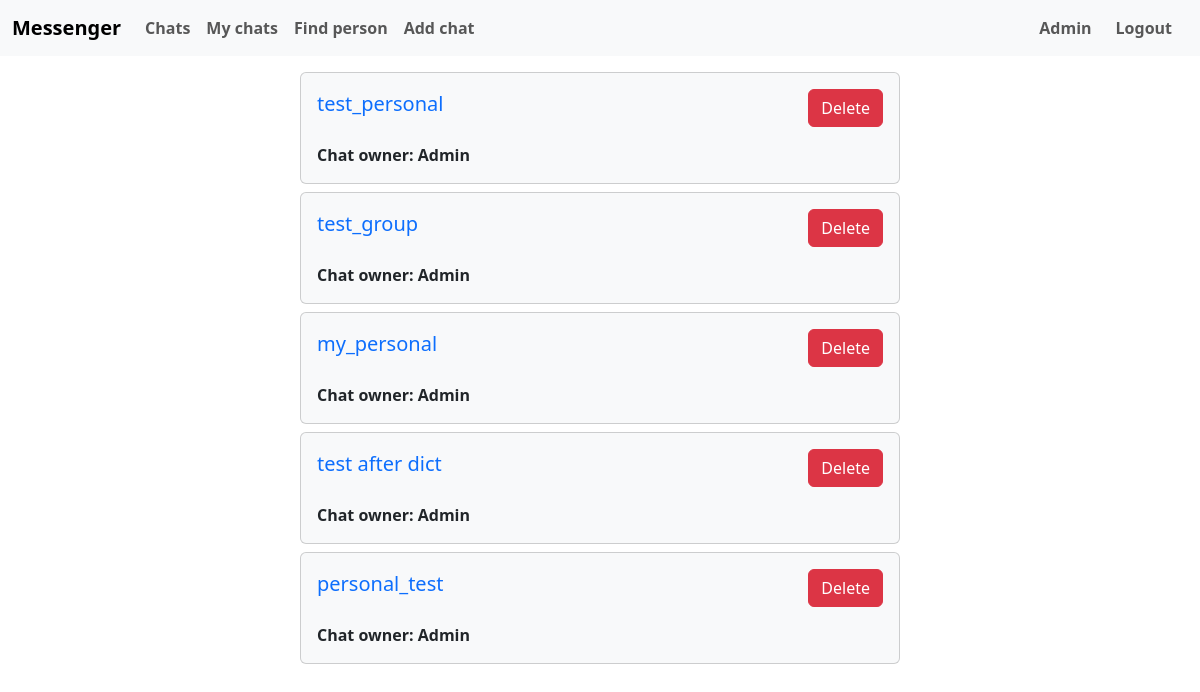
Page /chat/user_chats (signed in) on the earlier database version.
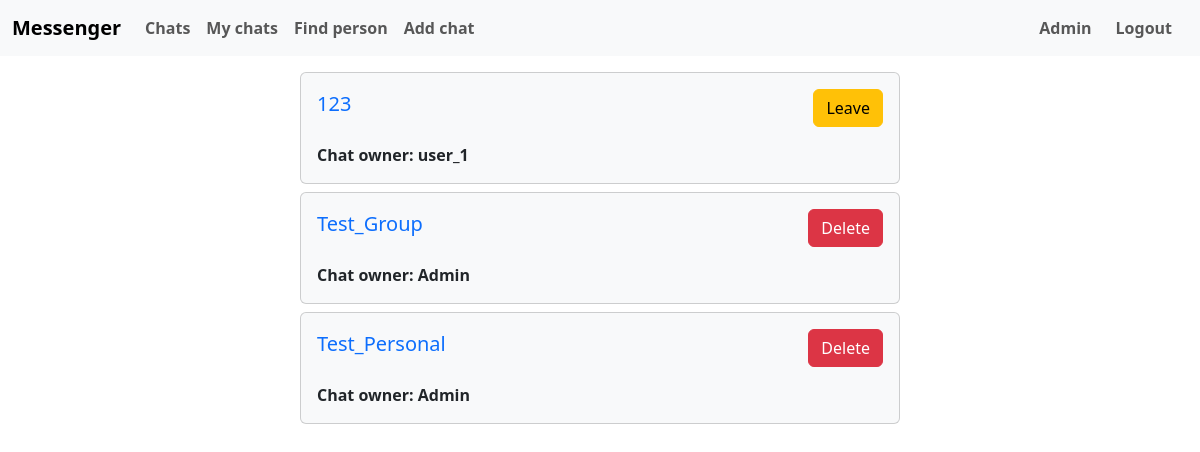
Same page on the later database version.
### users/models.py (models this page shows)
class User(AbstractUser):
    avatar = models.ImageField(upload_to='avatars/', default=None, blank=True, null=True)

### chat/models.py (models this page shows, shortened)
class Chat(models.Model):
    GROUP = 'G'
    PERSONAL = 'P'
    TYPE_CHOICES = [
        (GROUP, 'Group'),
        (PERSONAL, 'Personal'),
    ]
    name = models.CharField(max_length=255, blank=True)
    participants = models.JSONField(default=dict)
    creator = models.ForeignKey(to=User, null=True, on_delete=models.SET_NULL)
    type = models.CharField(max_length=1, choices=TYPE_CHOICES)
    def get_absolute_url(self):
        return reverse_lazy('chat', args=[str(self.pk)])

### chat/views.py (the view)
# urls.py: path('', ChatList.as_view(), name='chats'),
class ChatList(LoginRequiredMixin, ListView):
    model = Chat
    template_name = 'chat/chat_list.html'
    context_object_name = 'chats'
    def get_queryset(self):
        if self.request.path == reverse_lazy('chats'):
            return Chat.objects.filter(type=Chat.GROUP)
        elif self.request.path == reverse_lazy('user_chats'):
            return Chat.objects.filter(participants__has_key=str(self.request.user.pk))

### chat/templates/chat/chat_list.html (shortened to what this page needs)
{% extends 'index.html' %}
{% block content %}
<div class="mt-3">
{% for chat in chats %}
<div class="card w-50 mx-auto mb-2 bg-light">
  <div class="card-body d-flex justify-content-between">
    <a class="link-primary text-decoration-none fs-5" href="{{ chat.get_absolute_url }}">{{ chat.name }}</a>
    <form action="{% url 'manage' %}" method="post">
      {% if request.user.pk|slugify not in chat.participants %}
        <button class="btn btn-primary" name="action" value="join">Join</button>
      {% else %}
        {% if request.user == chat.creator %}
          {% url 'user_chats' as user_chats %}
          {% if request.path == user_chats %}
            <button class="btn btn-danger" name="action" value="user_chats_delete">Delete</button>
          {% else %}
            <button class="btn btn-danger" name="action" value="delete">Delete</button>
          {% endif %}
        {% else %}
          <button class="btn btn-warning" name="action" value="leave">Leave</button>
        {% endif %}
      {% endif %}
    </form>
  </div>
  <p class="ms-3 fw-semibold">Chat owner: {{ chat.creator }}</p>
</div>
{% empty %}
<p class="fs-5">No chats yet!</p>
{% endfor %}
</div>
{% endblock content %}

### templates/index.html (shortened to what this page needs)
<!DOCTYPE html>
<html lang="en">
<head>
    <link href="https://cdn.jsdelivr.net/npm/bootstrap@5.3.3/dist/css/bootstrap.min.css" rel="stylesheet"
>
</head>
<body>
<nav class="navbar navbar-expand-lg bg-body-tertiary">
  <div class="container-fluid">
    <a class="navbar-brand fw-semibold" href="{% url 'chats' %}">Messenger</a>
    <div class="collapse navbar-collapse" id="navbarNav">
      <ul class="navbar-nav me-auto">
        <li class="nav-item fw-semibold">
          <a class="nav-link" aria-current="page" href="{% url 'chats' %}">Chats</a>
        </li>
        <li class="nav-item fw-semibold">
          <a class="nav-link" aria-current="page" href="{% url 'user_chats' %}">My chats</a>
        </li>
        <li class="nav-item fw-semibold">
          <a class="nav-link" href="{% url 'users' %}">Find person</a>
        </li>
        <li class="nav-item fw-semibold">
          <a class="nav-link" href="{% url 'add_group_chat' %}">Add chat</a>
        </li>
      </ul>
      <ul class="navbar-nav">
        {% if user.is_authenticated %}
          <li class="nav-item my-auto fw-semibold me-2">
            <a class="nav-link" href="{% url 'profile' %}">
              {{ user.username }}
            </a>
          </li>
          <li class="nav-item fw-semibold me-2">
            <form action="{% url 'logout' %}" method="post">
              <button class="nav-link" type="submit">Logout</button>
            </form>
          </li>
        {% else %}
          <li><a class="nav-link fw-semibold me-2" href="{% url 'registration' %}">Registration</a></li>
          <li><a class="nav-link fw-semibold me-2" href="{% url 'login' %}">Log in</a></li>
        {% endif %}
      </ul>
    </div>
  </div>
</nav>
{% block content %}
{% endblock content %}
</body>
</html>

Differences in the rows shown:
removed Chat: name "test_personal", shows "Delete", creator "Admin"
removed Chat: name "test_group", shows "Delete", creator "Admin"
removed Chat: name "my_personal", shows "Delete", creator "Admin"
removed Chat: name "test after dict", participants "Delete", creator "Admin"
removed Chat: name "personal_test", shows "Delete", creator "Admin"
added Chat: name "123", shows "Leave", creator "user_1"
added Chat: name "Test_Group", participants "Delete", creator "Admin"
added Chat: name "Test_Personal", shows "Delete", creator "Admin"
